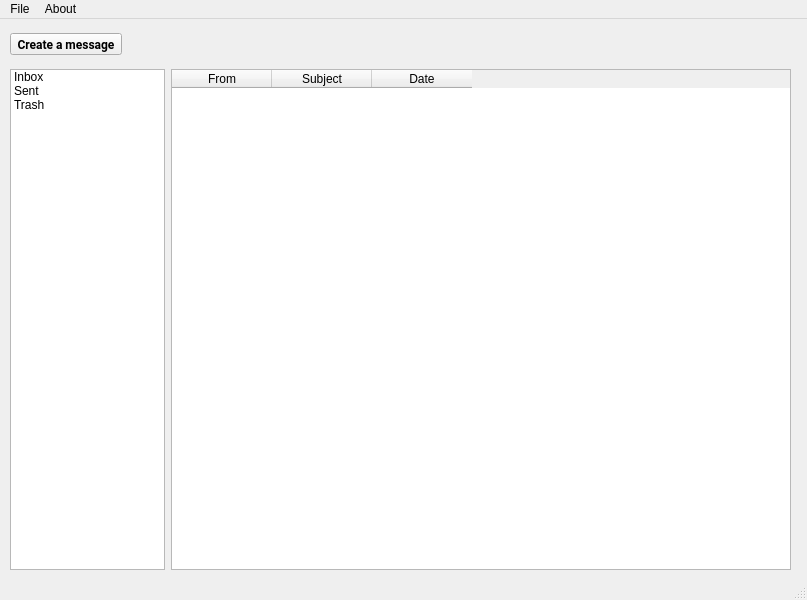
<?xml version="1.0" encoding="UTF-8"?>
<ui version="4.0">
 <class>ThunderNOTBird</class>
 <widget class="QMainWindow" name="ThunderNOTBird">
  <property name="geometry">
   <rect>
    <x>0</x>
    <y>0</y>
    <width>807</width>
    <height>600</height>
   </rect>
  </property>
  <property name="windowTitle">
   <string>MainWindow</string>
  </property>
  <widget class="QWidget" name="centralwidget">
   <widget class="QWidget" name="horizontalLayoutWidget">
    <property name="geometry">
     <rect>
      <x>10</x>
      <y>50</y>
      <width>781</width>
      <height>501</height>
     </rect>
    </property>
    <layout class="QHBoxLayout" name="centralWidgetHorizontalLayout" stretch="1,4">
     <item>
      <widget class="QListWidget" name="foldersListWidget">
       <property name="itemAlignment">
        <set>Qt::AlignCenter</set>
       </property>
       <item>
        <property name="text">
         <string>Inbox</string>
        </property>
       </item>
       <item>
        <property name="text">
         <string>Sent</string>
        </property>
       </item>
       <item>
        <property name="text">
         <string>Trash</string>
        </property>
       </item>
      </widget>
     </item>
     <item>
      <widget class="QTableWidget" name="mailTableWidget">
       <property name="locale">
        <locale language="Polish" country="Poland"/>
       </property>
       <property name="editTriggers">
        <set>QAbstractItemView::NoEditTriggers</set>
       </property>
       <property name="columnCount">
        <number>3</number>
       </property>
       <attribute name="horizontalHeaderVisible">
        <bool>true</bool>
       </attribute>
       <attribute name="horizontalHeaderCascadingSectionResizes">
        <bool>false</bool>
       </attribute>
       <attribute name="horizontalHeaderMinimumSectionSize">
        <number>100</number>
       </attribute>
       <attribute name="horizontalHeaderDefaultSectionSize">
        <number>100</number>
       </attribute>
       <attribute name="verticalHeaderVisible">
        <bool>false</bool>
       </attribute>
       <attribute name="verticalHeaderDefaultSectionSize">
        <number>100</number>
       </attribute>
       <column>
        <property name="text">
         <string>From</string>
        </property>
        <property name="textAlignment">
         <set>AlignCenter</set>
        </property>
       </column>
       <column>
        <property name="text">
         <string>Subject</string>
        </property>
        <property name="textAlignment">
         <set>AlignCenter</set>
        </property>
       </column>
       <column>
        <property name="text">
         <string>Date</string>
        </property>
        <property name="textAlignment">
         <set>AlignCenter</set>
        </property>
       </column>
      </widget>
     </item>
    </layout>
   </widget>
   <widget class="QWidget" name="verticalLayoutWidget">
    <property name="geometry">
     <rect>
      <x>10</x>
      <y>0</y>
      <width>781</width>
      <height>51</height>
     </rect>
    </property>
    <layout class="QVBoxLayout" name="toolbarVerticalLayout" stretch="3">
     <item>
      <widget class="QToolButton" name="createMessageToolButton">
       <property name="font">
        <font>
         <family>Roboto</family>
         <weight>75</weight>
         <bold>true</bold>
        </font>
       </property>
       <property name="text">
        <string>Create a message</string>
       </property>
      </widget>
     </item>
    </layout>
   </widget>
  </widget>
  <widget class="QMenuBar" name="menubar">
   <property name="geometry">
    <rect>
     <x>0</x>
     <y>0</y>
     <width>807</width>
     <height>22</height>
    </rect>
   </property>
   <widget class="QMenu" name="menuFile">
    <property name="title">
     <string>File</string>
    </property>
    <addaction name="actionCreate_a_new_message"/>
    <addaction name="actionDelete_message"/>
    <addaction name="actionExit"/>
   </widget>
   <widget class="QMenu" name="menuAbout">
    <property name="title">
     <string>About</string>
    </property>
    <addaction name="actionProject_info"/>
    <addaction name="actionVersion"/>
   </widget>
   <addaction name="menuFile"/>
   <addaction name="menuAbout"/>
  </widget>
  <widget class="QStatusBar" name="statusbar"/>
  <action name="actionCreate_a_new_message">
   <property name="text">
    <string>Create a new message</string>
   </property>
  </action>
  <action name="actionDelete_message">
   <property name="text">
    <string>Delete message</string>
   </property>
  </action>
  <action name="actionExit">
   <property name="text">
    <string>Exit</string>
   </property>
  </action>
  <action name="actionProject_info">
   <property name="text">
    <string>Project info</string>
   </property>
  </action>
  <action name="actionVersion">
   <property name="text">
    <string>Version</string>
   </property>
  </action>
 </widget>
 <resources>
  <include location="resources/createamessageicon.qrc"/>
 </resources>
 <connections/>
</ui>
